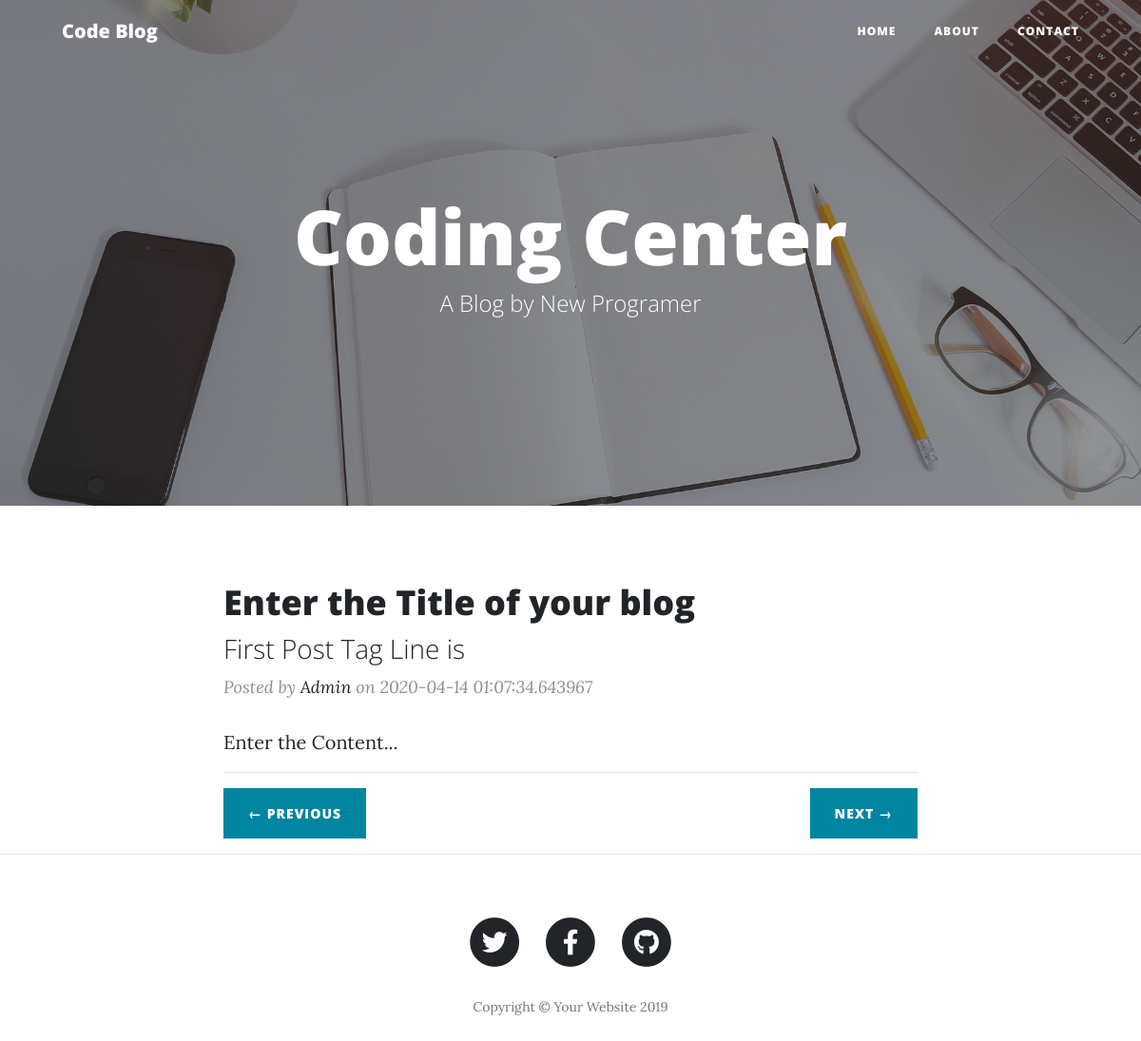
Before: / with the older database file.
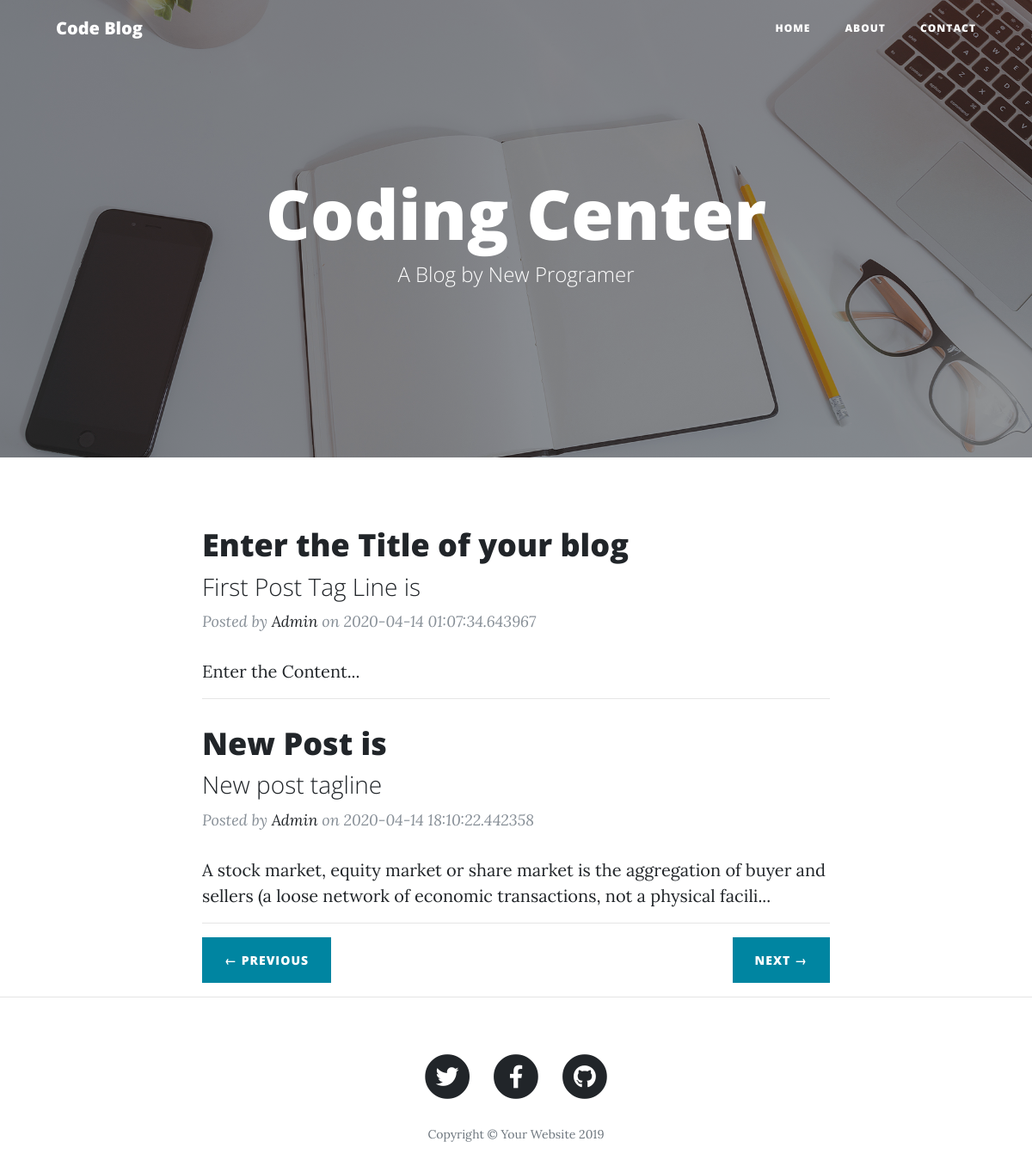
After: the same page with the newer database file.
### app.py (models this page shows)
class Posts(db.Model):
    sno = db.Column(db.Integer, primary_key=True)
    title = db.Column(db.String(255),  nullable=False)
    tagline = db.Column(db.String(255), nullable=False)
    slug = db.Column(db.String(255),  nullable=False)
    content  = db.Column(db.String(255),  nullable=False)
    img_file = db.Column(db.String(255), nullable=True)
    date = db.Column(db.String(12),   nullable=True )

### app.py (the view)
@app.route('/')
def home():
    posts=Posts.query.filter_by().all()
    last= math.ceil(len(posts)/int(params['no_of_posts']))
    page= request.args.get('page')
    if(not str(page).isnumeric()):
        page=1
    page=int(page)
    posts=posts[(page-1)*int(params['no_of_posts']): (page-1)*int(params['no_of_posts'])+ int(params['no_of_posts'])]
    if(page==1):
        prev="#"
        next="/?page="+str(page+1)
    elif(page==last):
        prev="/?page="+str(page-1)
        next="#"
    else:
        prev = "/?page=" + str(page - 1)
        next = "/?page=" + str(page + 1)
    return render_template("index.html", params=params, posts=posts, prev=prev, next=next)

### templates/index.html
{% extends "layout.html" %}
  {% block body %}
  <header class="masthead" style="background-image: url('{{ url_for('static' , filename='img/home-bg.jpg') }}')">
    <div class="overlay"></div>
    <div class="container">
      <div class="row">
        <div class="col-lg-8 col-md-10 mx-auto">
          <div class="site-heading">
            <h1>Coding Center</h1>
            <span class="subheading">A Blog by New Programer</span>
          </div>
        </div>
      </div>
    </div>
  </header>
  <div class="container">
    <div class="row">
      <div class="col-lg-8 col-md-10 mx-auto">
        {% for post in posts %}
          <div class="post-preview">
            <a href="/post/{{ post.slug }}">
              <h2 class="post-title">
                {{ post.title }}
              </h2>
              <h3 class="post-subtitle">
                {{post.tagline}}
              </h3>
            </a>
            <p class="post-meta">Posted by
              <a href="#">Admin</a>
              on {{post.date}}</p>
          </div>
          {{post.content[0:150]}}...
          <hr>
        {% endfor %}
        <div class="clearfix">
          <a class="btn btn-primary float-left" href="{{prev}}">&larr; Previous </a>
          <a class="btn btn-primary float-right" href="{{next}}">Next &rarr;</a>
        </div>
      </div>
    </div>
  </div>
 {% endblock %}

### templates/layout.html (shortened to what this page needs)
<!DOCTYPE html>
<html lang="en">
<head>
  <link href="{{ url_for('static' , filename='vendor/bootstrap/css/bootstrap.min.css') }}" rel="stylesheet">
  <link href="{{ url_for('static' , filename='vendor/fontawesome-free/css/all.min.css') }}" rel="stylesheet" type="text/css">
  <link href="{{ url_for('static' , filename='css/clean-blog.min.css') }}" rel="stylesheet">
</head>
<body>
  <nav class="navbar navbar-expand-lg navbar-light fixed-top" id="mainNav">
    <div class="container">
      <a class="navbar-brand" href="#">{{params["main_tag"]}}</a>
      <div class="collapse navbar-collapse" id="navbarResponsive">
        <ul class="navbar-nav ml-auto">
          <li class="nav-item">
            <a class="nav-link" href="/">Home</a>
          </li>
          <li class="nav-item">
            <a class="nav-link" href="/about">About</a>
          </li>
          <li class="nav-item">
            <a class="nav-link" href="/contact">Contact</a>
          </li>
        </ul>
      </div>
    </div>
  </nav>
  {% block body %} {% endblock %}
  <hr>
  <footer>
    <div class="container">
      <div class="row">
        <div class="col-lg-8 col-md-10 mx-auto">
          <ul class="list-inline text-center">
            <li class="list-inline-item">
              <a href="{{params['tw_uri']}}" target="_blank">
                <span class="fa-stack fa-lg">
                  <i class="fas fa-circle fa-stack-2x"></i>
                  <i class="fab fa-twitter fa-stack-1x fa-inverse"></i>
                </span>
              </a>
            </li>
            <li class="list-inline-item">
              <a href="{{params['fb_uri']}}"  target="_blank">
                <span class="fa-stack fa-lg">
                  <i class="fas fa-circle fa-stack-2x"></i>
                  <i class="fab fa-facebook-f fa-stack-1x fa-inverse"></i>
                </span>
              </a>
            </li>
            <li class="list-inline-item">
              <a href="{{params['gh_uri']}}" target="_blank">
                <span class="fa-stack fa-lg">
                  <i class="fas fa-circle fa-stack-2x"></i>
                  <i class="fab fa-github fa-stack-1x fa-inverse"></i>
                </span>
              </a>
            </li>
          </ul>
          <p class="copyright text-muted">Copyright &copy; Your Website 2019</p>
        </div>
      </div>
    </div>
  </footer>
</body>
</html>

Changed rows visible on the page:
added Posts: title "New Post is", tagline "New post tagline", date "2020-04-14 18:10:22.442358", content "A stock market, equity market or share market is the aggregation of buyer and sellers (a loose network of economic transactions, not a physical facili"
